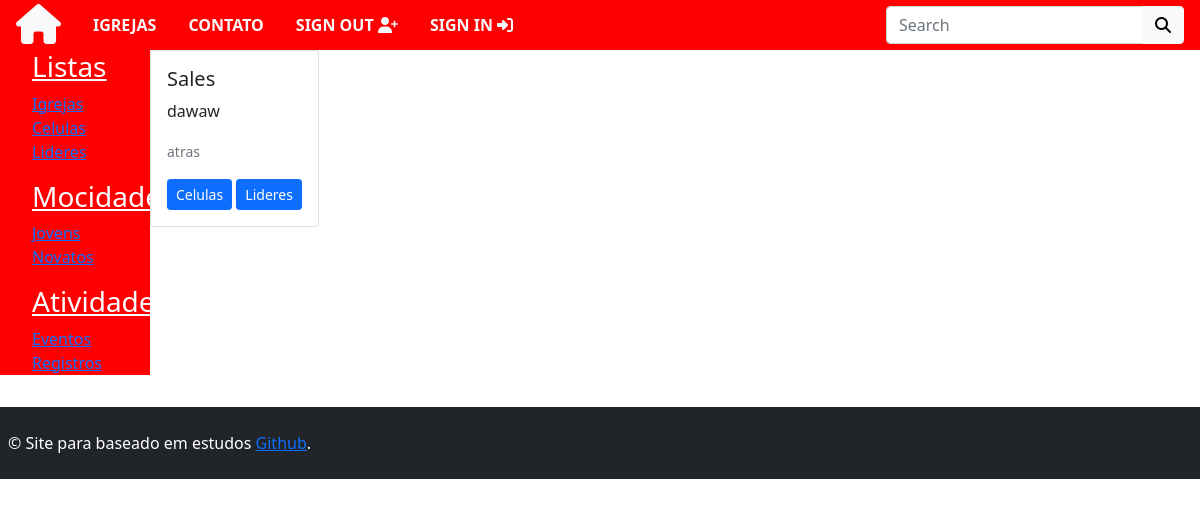
The page /igrejas/6/ on the database its author committed.
### apps/igreja/models.py (models this page shows, shortened)
class Igreja(models.Model):
    nome = models.CharField(max_length=200, null=False, blank=False)
    endereco = models.CharField(max_length=200, null=False, blank=False)
    pastor = models.CharField(max_length=150, null=False, blank=False)
    descricao = models.TextField(help_text='fale um pouco sobre a igreja')
    image = StdImageField('Imagem', upload_to=get_file_path,
                          variations={'thumb': {'width': 480, 'height': 480, 'crop': True}}, blank=True, null=True)

### apps/igreja/views.py (the view)
# urls.py: path('', include('apps.igreja.urls')),
def igreja(request, igreja_id):
    igreja = get_object_or_404(Igreja, pk=igreja_id)
    return render(request, 'igreja/igreja.html', {'igreja': igreja})

### templates/igreja/igreja.html
{% extends 'base.html' %}
{% block context %}
            {% if igreja %}
            <div class="card-deck">
                <div class="card">
                    <div class="card-body">
                        <h5 class="card-title">{{ igreja.nome }}</h5>
                        <p class="card-text">{{ igreja.descricao }}</p>
                        <p class="card-text"><small class="text-muted">{{ igreja.pastor }}</small></p>
                        <a href="{% url 'celulas' igreja.id %}" class="btn btn-primary btn-sm">Celulas</a>
                        <a href="{% url 'lideres' igreja.id %}" class="btn btn-primary btn-sm">Lideres</a>
                    </div>
                </div>
            </div>
    {% endif %}
{% endblock context %}

### static/style/style.css (style rules this page uses)
body { height: 100%; }

### rows shown on the page
Igreja: nome "Sales", descricao "dawaw", pastor "atras"
